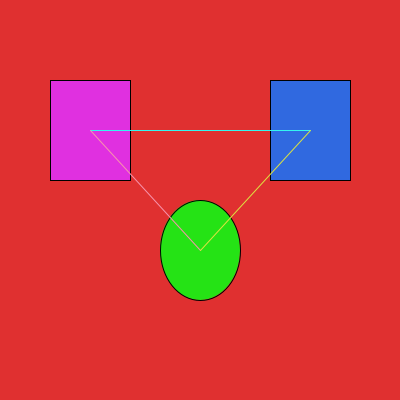
Frame 1 (no input)
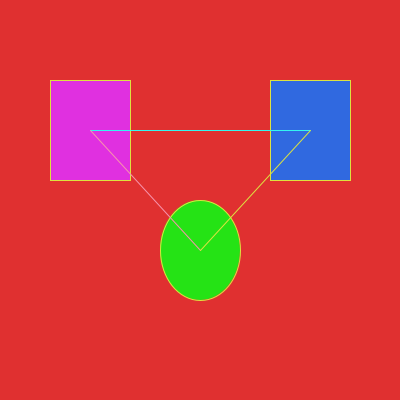
Frame 60 (the mouse pressed at the canvas centre just before this capture)
Frame 120 (the mouse held since frame 60 and released just before this capture): identical to frame 60, image omitted

The Processing sketch that drew these frames (run headless with seeded random() and noise(); from frame 60 on, the mouse is pressed at the canvas centre):

// Processing sketch: sketch_161028a
// ── sketch_161028a.pde
void setup() {
  size(400, 400);
}
void draw() {
  background(#E03030);
  fill(#E030E0);
  rect(50, 80, 80, 100);
  fill(#3069E0);
  rect(270, 80, 80, 100);
  fill(#25E315);
  ellipse(200, 250, 80, 100);
  stroke(#34F5F0);
  line(90, 130, 310, 130);
  stroke(#F793AC);
  line(90, 130, 200, 250);
  stroke(#DDE340);
  line(310, 130, 200, 250);
}
